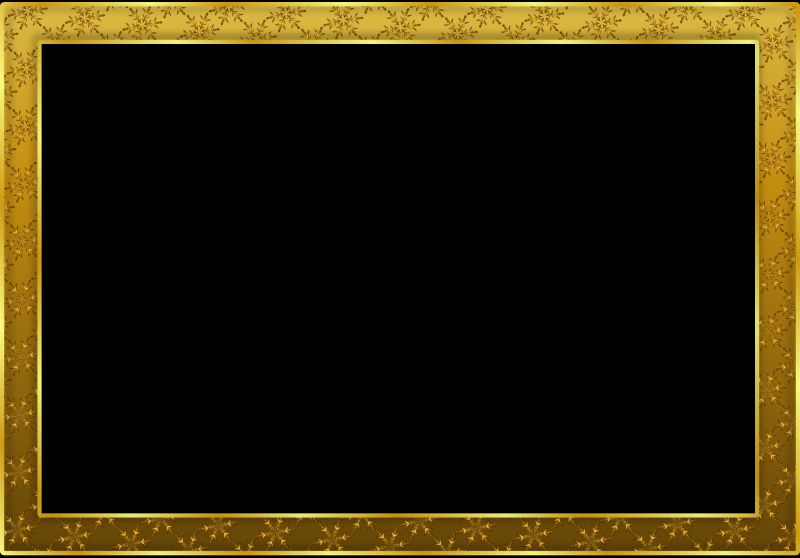
#> input picture frame.png, 2400 x 1672 px (shown at 1/3 size)
$ python 20_Adding_frame_to_image.py
#> lines starting #> are read from the running program, lines starting #| are printed output that depends on the picture
import cv2
import numpy as np

img1 = cv2.imread("frame.png")
#> img1 is the input picture: shape (1672, 2400, 3); mean B, G, R 8.4, 31.7, 40
img = cv2.imread("dog.jpg")
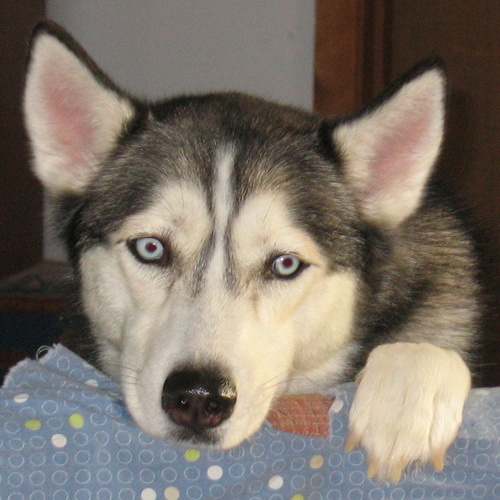
#> input picture dog.jpg, 500 x 500 px
#> img is the input picture: shape (500, 500, 3); mean B, G, R 106.4, 116.2, 124.9
img1 = cv2.resize(img1,(500,500))
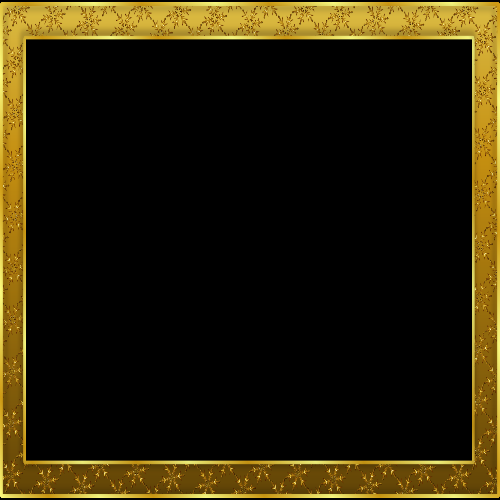
#> img1: shape (500, 500, 3); mean B, G, R 8.3, 31.5, 39.8
# cv2.imshow('frame',img)

dog = img[40:460, 25:470]
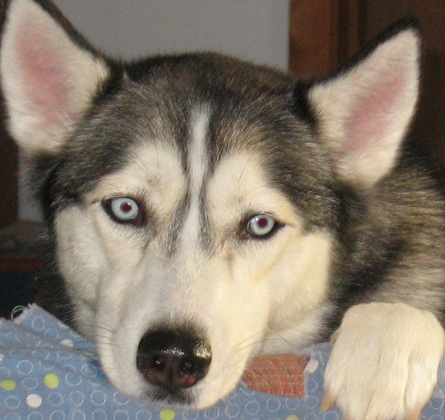
#> dog: shape (420, 445, 3); mean B, G, R 112, 125.1, 135.8
img1[40:460, 25:470] = dog
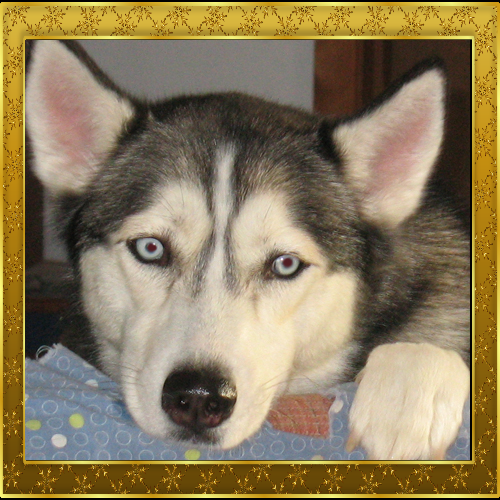
#> img1: shape (500, 500, 3); mean B, G, R 91.9, 124.8, 141

cv2.imshow('frame',img1)
cv2.waitKey(0)
cv2.destroyAllWindows()
